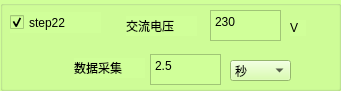
  <widget class="QGroupBox" name="groupBox_21">
   <property name="geometry">
    <rect>
     <x>900</x>
     <y>690</y>
     <width>341</width>
     <height>91</height>
    </rect>
   </property>
   <property name="styleSheet">
    <string notr="true">background-color:rgb(208, 255, 153)</string>
   </property>
   <property name="title">
    <string/>
   </property>
   <widget class="QLabel" name="label_136">
    <property name="geometry">
     <rect>
      <x>74</x>
      <y>58</y>
      <width>71</width>
      <height>20</height>
     </rect>
    </property>
    <property name="text">
     <string>数据采集</string>
    </property>
   </widget>
   <widget class="QLabel" name="label_162">
    <property name="geometry">
     <rect>
      <x>126</x>
      <y>16</y>
      <width>71</width>
      <height>20</height>
     </rect>
    </property>
    <property name="text">
     <string>交流电压</string>
    </property>
   </widget>
   <widget class="QCheckBox" name="checkBox_S22">
    <property name="geometry">
     <rect>
      <x>10</x>
      <y>12</y>
      <width>91</width>
      <height>21</height>
     </rect>
    </property>
    <property name="text">
     <string>step22</string>
    </property>
    <property name="checked">
     <bool>true</bool>
    </property>
   </widget>
   <widget class="QTextEdit" name="textEdit_S22_AC_VOLT">
    <property name="geometry">
     <rect>
      <x>210</x>
      <y>10</y>
      <width>71</width>
      <height>31</height>
     </rect>
    </property>
    <property name="html">
     <string>&lt;!DOCTYPE HTML PUBLIC &quot;-//W3C//DTD HTML 4.0//EN&quot; &quot;http://www.w3.org/TR/REC-html40/strict.dtd&quot;&gt;
&lt;html&gt;&lt;head&gt;&lt;meta name=&quot;qrichtext&quot; content=&quot;1&quot; /&gt;&lt;style type=&quot;text/css&quot;&gt;
p, li { white-space: pre-wrap; }
&lt;/style&gt;&lt;/head&gt;&lt;body style=&quot; font-family:'SimSun'; font-size:9pt; font-weight:400; font-style:normal;&quot;&gt;
&lt;p style=&quot; margin-top:0px; margin-bottom:0px; margin-left:0px; margin-right:0px; -qt-block-indent:0; text-indent:0px;&quot;&gt;230&lt;/p&gt;&lt;/body&gt;&lt;/html&gt;</string>
    </property>
   </widget>
   <widget class="QLabel" name="label_163">
    <property name="geometry">
     <rect>
      <x>290</x>
      <y>20</y>
      <width>16</width>
      <height>16</height>
     </rect>
    </property>
    <property name="text">
     <string>V</string>
    </property>
   </widget>
   <widget class="QTextEdit" name="textEdit_S22_TIME">
    <property name="geometry">
     <rect>
      <x>150</x>
      <y>54</y>
      <width>71</width>
      <height>31</height>
     </rect>
    </property>
    <property name="html">
     <string>&lt;!DOCTYPE HTML PUBLIC &quot;-//W3C//DTD HTML 4.0//EN&quot; &quot;http://www.w3.org/TR/REC-html40/strict.dtd&quot;&gt;
&lt;html&gt;&lt;head&gt;&lt;meta name=&quot;qrichtext&quot; content=&quot;1&quot; /&gt;&lt;style type=&quot;text/css&quot;&gt;
p, li { white-space: pre-wrap; }
&lt;/style&gt;&lt;/head&gt;&lt;body style=&quot; font-family:'SimSun'; font-size:9pt; font-weight:400; font-style:normal;&quot;&gt;
&lt;p style=&quot; margin-top:0px; margin-bottom:0px; margin-left:0px; margin-right:0px; -qt-block-indent:0; text-indent:0px;&quot;&gt;2.5&lt;/p&gt;&lt;/body&gt;&lt;/html&gt;</string>
    </property>
   </widget>
   <widget class="QComboBox" name="comboBox_S22_TIME">
    <property name="geometry">
     <rect>
      <x>230</x>
      <y>60</y>
      <width>61</width>
      <height>21</height>
     </rect>
    </property>
    <item>
     <property name="text">
      <string>秒</string>
     </property>
    </item>
    <item>
     <property name="text">
      <string>毫秒</string>
     </property>
    </item>
    <item>
     <property name="text">
      <string>分钟</string>
     </property>
    </item>
   </widget>
  </widget>
